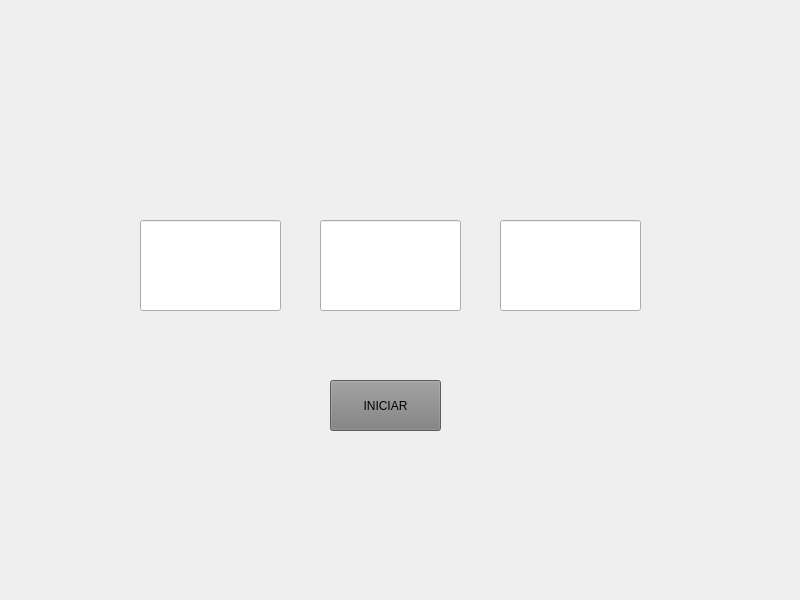
<?xml version="1.0" encoding="UTF-8"?>
<ui version="4.0">
 <class>MainWindow</class>
 <widget class="QMainWindow" name="MainWindow">
  <property name="geometry">
   <rect>
    <x>0</x>
    <y>0</y>
    <width>800</width>
    <height>600</height>
   </rect>
  </property>
  <property name="windowTitle">
   <string>MainWindow</string>
  </property>
  <property name="styleSheet">
   <string notr="true">background-color: '#FFFFFF'</string>
  </property>
  <widget class="QWidget" name="centralwidget">
   <widget class="QLineEdit" name="hours">
    <property name="geometry">
     <rect>
      <x>140</x>
      <y>220</y>
      <width>141</width>
      <height>91</height>
     </rect>
    </property>
    <property name="font">
     <font>
      <pointsize>30</pointsize>
     </font>
    </property>
    <property name="text">
     <string/>
    </property>
    <property name="alignment">
     <set>Qt::AlignCenter</set>
    </property>
   </widget>
   <widget class="QLineEdit" name="minutes">
    <property name="geometry">
     <rect>
      <x>320</x>
      <y>220</y>
      <width>141</width>
      <height>91</height>
     </rect>
    </property>
    <property name="font">
     <font>
      <pointsize>30</pointsize>
     </font>
    </property>
    <property name="text">
     <string/>
    </property>
    <property name="alignment">
     <set>Qt::AlignCenter</set>
    </property>
   </widget>
   <widget class="QLineEdit" name="seconds">
    <property name="geometry">
     <rect>
      <x>500</x>
      <y>220</y>
      <width>141</width>
      <height>91</height>
     </rect>
    </property>
    <property name="font">
     <font>
      <pointsize>30</pointsize>
     </font>
    </property>
    <property name="text">
     <string/>
    </property>
    <property name="alignment">
     <set>Qt::AlignCenter</set>
    </property>
   </widget>
   <widget class="QPushButton" name="buttonControll">
    <property name="geometry">
     <rect>
      <x>330</x>
      <y>380</y>
      <width>111</width>
      <height>51</height>
     </rect>
    </property>
    <property name="styleSheet">
     <string notr="true">background-color: rgb(127, 127, 127);</string>
    </property>
    <property name="text">
     <string>INICIAR</string>
    </property>
   </widget>
  </widget>
 </widget>
 <resources/>
 <connections/>
</ui>
